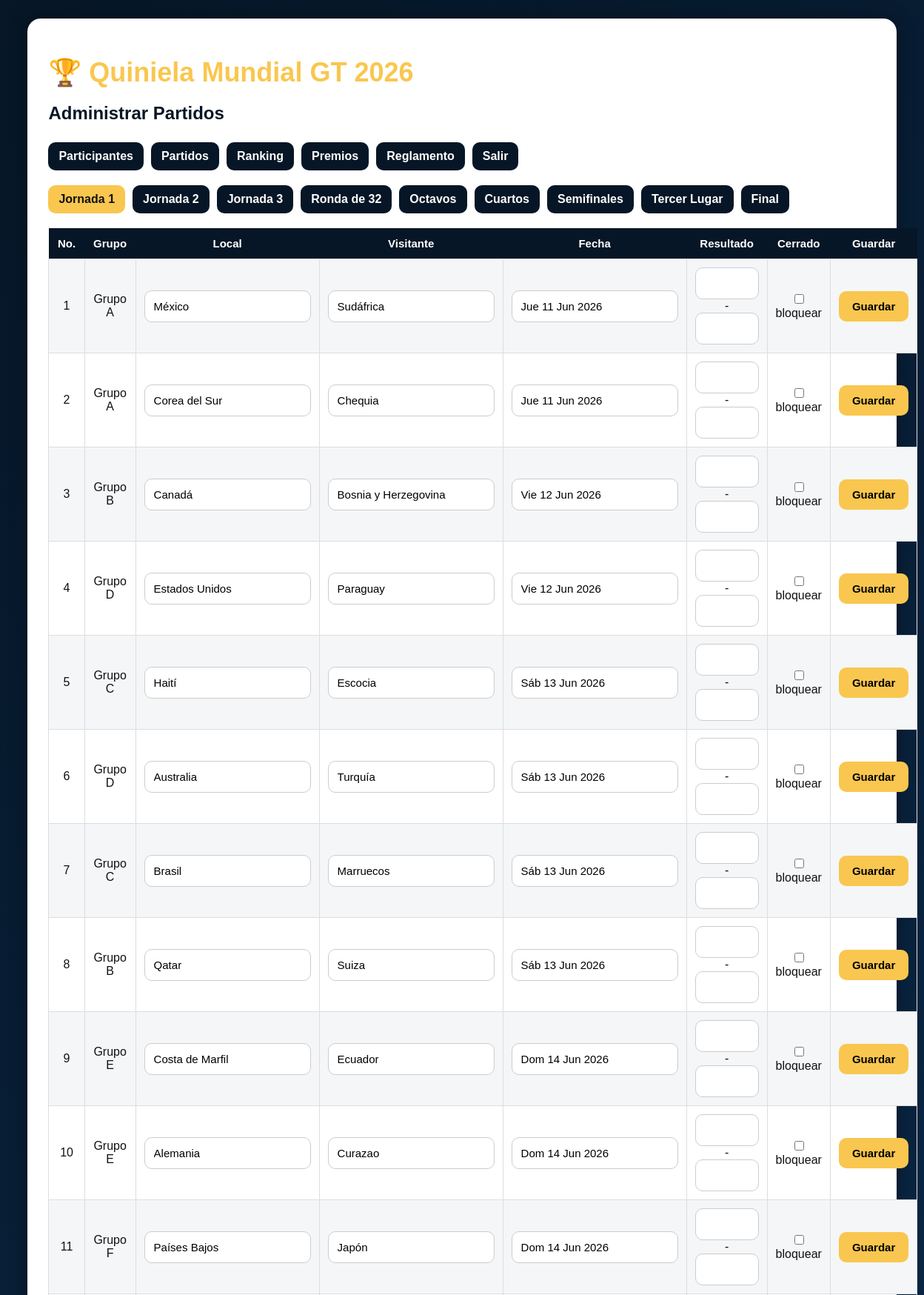
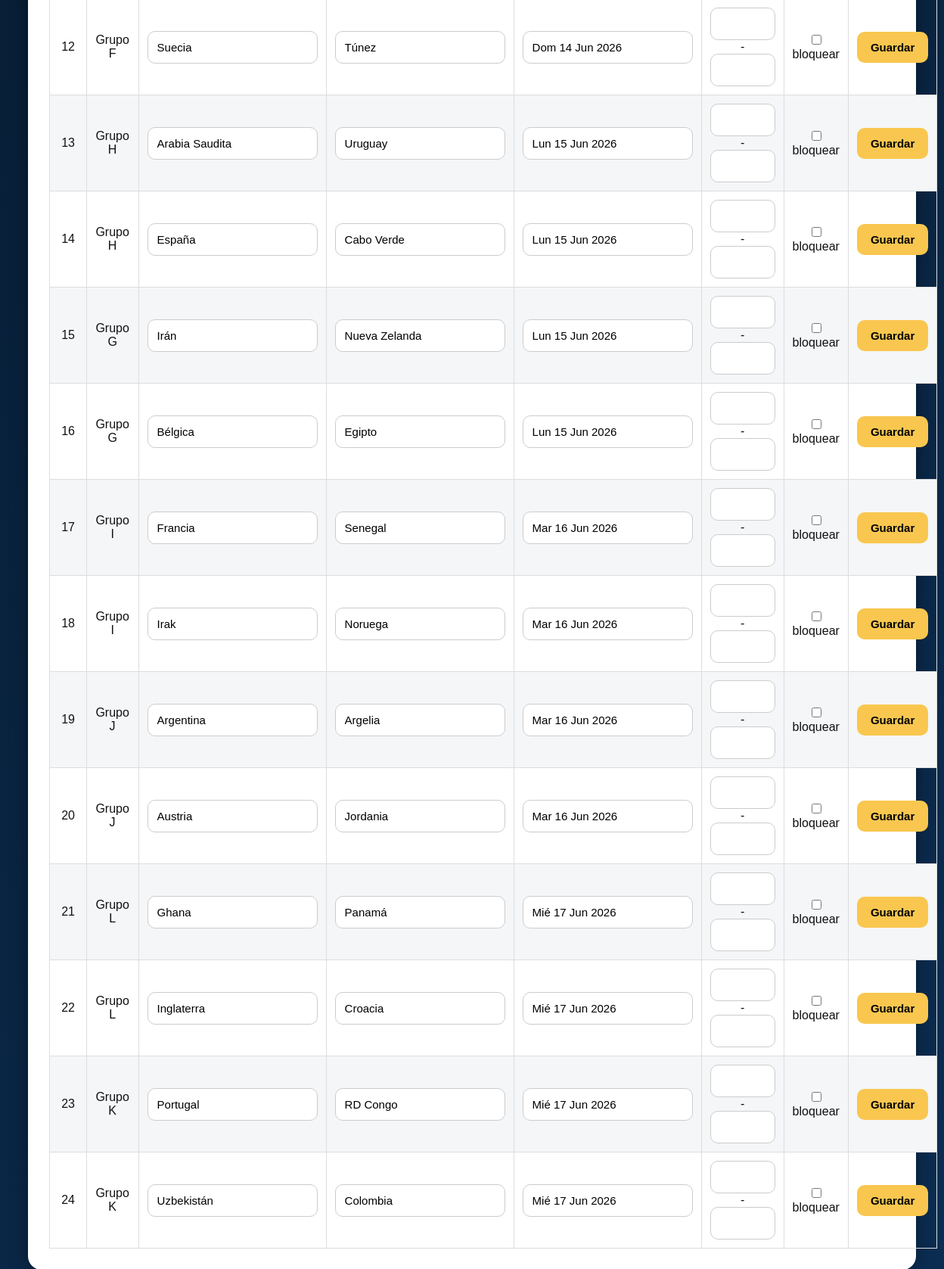
The app's page /admin/partidos (signed in) with its own data (2 pictures, top to bottom).
### models.py (models this page shows)
class Partido(db.Model):
    __tablename__ = "partidos"
    id = db.Column(db.Integer, primary_key=True)
    etapa = db.Column(db.String(50))
    grupo = db.Column(db.String(50))
    numero = db.Column(db.Integer)
    equipo_local = db.Column(db.String(100))
    equipo_visitante = db.Column(db.String(100))
    fecha_texto = db.Column(db.String(100))
    fecha_hora = db.Column(db.DateTime)
    goles_local = db.Column(db.Integer)
    goles_visitante = db.Column(db.Integer)
    cerrado = db.Column(db.Boolean, default=False)

### app.py (the view)
@app.route("/admin/partidos")
def admin_partidos():
    if not es_admin():
        return redirect("/")
    etapa = request.args.get("etapa", "Jornada 1")
    partidos = Partido.query.filter_by(etapa=etapa).order_by(Partido.numero).all()
    etapas = [x[0] for x in db.session.query(Partido.etapa).distinct().all()]
    return render_template(
        "admin_partidos.html",
        partidos=partidos,
        etapas=etapas,
        etapa=etapa
    )

### app.py (called while the page is built)
def usuario_actual():
    if "usuario_id" not in session:
        return None
    return Usuario.query.get(session["usuario_id"])

def es_admin():
    usuario = usuario_actual()
    return usuario and usuario.es_admin

### templates/admin_partidos.html (shortened to what this page needs)
<!DOCTYPE html>
<html>
<head>
    <link rel="stylesheet" href="{{ url_for('static', filename='css/style.css') }}">
</head>
<body>
<div class="container">
<div class="card">
<h1>🏆 Quiniela Mundial GT 2026</h1>
<h2>Administrar Partidos</h2>
<div class="nav">
    <a href="/admin">Participantes</a>
    <a href="/admin/partidos">Partidos</a>
    <a href="/ranking">Ranking</a>
    <a href="/premios">Premios</a>
    <a href="/reglamento">Reglamento</a>
    <a href="/logout">Salir</a>
</div>
<div class="nav">
{% for e in etapas %}
    <a class="{% if e == etapa %}gold{% endif %}" href="/admin/partidos?etapa={{ e }}">{{ e }}</a>
{% endfor %}
</div>
<table>
<tr><th>No.</th><th>Grupo</th><th>Local</th><th>Visitante</th><th>Fecha</th><th>Resultado</th><th>Cerrado</th><th>Guardar</th></tr>
{% for p in partidos %}
<tr>
<form method="POST" action="/admin/partido/{{ p.id }}">
<td>{{ p.numero }}</td>
<td>{{ p.grupo }}</td>
<td><input name="equipo_local" value="{{ p.equipo_local }}"></td>
<td><input name="equipo_visitante" value="{{ p.equipo_visitante }}"></td>
<td><input name="fecha_texto" value="{{ p.fecha_texto or '' }}"></td>
<td><input class="score-input" name="goles_local" value="{{ '' if p.goles_local is none else p.goles_local }}"> - <input class="score-input" name="goles_visitante" value="{{ '' if p.goles_visitante is none else p.goles_visitante }}"></td>
<td><input type="checkbox" name="cerrado" {% if p.cerrado %}checked{% endif %}> bloquear</td>
<td><button>Guardar</button></td>
</form>
</tr>
{% endfor %}
</table>
</div>
</div>
</body>
</html>

### static/css/style.css (style rules this page uses)
body { background: linear-gradient(135deg,#061626,#0b2d52); color:white; font-family: Arial, sans-serif; margin:0; }
.container { width:94%; margin:auto; padding:25px; }
.card { background:white; color:#111; padding:28px; border-radius:18px; box-shadow:0 0 25px rgba(0,0,0,.35); }
h1 { color:#f9c74f; font-size:36px; margin-bottom:10px; }
h2 { color:#061626; margin-bottom:25px; }
.nav { display:flex; flex-wrap:wrap; gap:10px; margin-bottom:20px; }
.nav a { background:#061626; color:white; padding:10px 14px; border-radius:10px; text-decoration:none; font-weight:bold; }
.nav a.gold { background:#f9c74f; color:#111; }
input { padding:12px; border-radius:10px; border:1px solid #ccc; color:#000; background:#fff; font-size:15px; }
button { background:#f9c74f; border:none; padding:12px 18px; border-radius:10px; cursor:pointer; font-weight:bold; font-size:15px; }
table { width:100%; border-collapse:collapse; margin-top:15px; }
th { background:#061626; color:white; padding:12px; font-size:15px; }
td { padding:11px; border:1px solid #ddd; text-align:center; }
tr:nth-child(even) { background:#f4f6f8; }
.score-input { width:60px; text-align:center; }

### records on screen
Partido: numero "1", grupo "Grupo A", equipo_local "México", equipo_visitante "Sudáfrica", fecha_texto "Jue 11 Jun 2026"
Partido: numero "2", grupo "Grupo A", equipo_local "Corea del Sur", equipo_visitante "Chequia", fecha_texto "Jue 11 Jun 2026"
Partido: numero "3", grupo "Grupo B", equipo_local "Canadá", equipo_visitante "Bosnia y Herzegovina", fecha_texto "Vie 12 Jun 2026"
Partido: numero "4", grupo "Grupo D", equipo_local "Estados Unidos", equipo_visitante "Paraguay", fecha_texto "Vie 12 Jun 2026"
Partido: numero "5", grupo "Grupo C", equipo_local "Haití", equipo_visitante "Escocia", fecha_texto "Sáb 13 Jun 2026"
Partido: numero "6", grupo "Grupo D", equipo_local "Australia", equipo_visitante "Turquía", fecha_texto "Sáb 13 Jun 2026"
Partido: numero "7", grupo "Grupo C", equipo_local "Brasil", equipo_visitante "Marruecos", fecha_texto "Sáb 13 Jun 2026"
Partido: numero "8", grupo "Grupo B", equipo_local "Qatar", equipo_visitante "Suiza", fecha_texto "Sáb 13 Jun 2026"
Partido: numero "9", grupo "Grupo E", equipo_local "Costa de Marfil", equipo_visitante "Ecuador", fecha_texto "Dom 14 Jun 2026"
Partido: numero "10", grupo "Grupo E", equipo_local "Alemania", equipo_visitante "Curazao", fecha_texto "Dom 14 Jun 2026"
Partido: numero "11", grupo "Grupo F", equipo_local "Países Bajos", equipo_visitante "Japón", fecha_texto "Dom 14 Jun 2026"
Partido: numero "12", grupo "Grupo F", equipo_local "Suecia", equipo_visitante "Túnez", fecha_texto "Dom 14 Jun 2026"
Partido: numero "13", grupo "Grupo H", equipo_local "Arabia Saudita", equipo_visitante "Uruguay", fecha_texto "Lun 15 Jun 2026"
Partido: numero "14", grupo "Grupo H", equipo_local "España", equipo_visitante "Cabo Verde", fecha_texto "Lun 15 Jun 2026"
Partido: numero "15", grupo "Grupo G", equipo_local "Irán", equipo_visitante "Nueva Zelanda", fecha_texto "Lun 15 Jun 2026"
Partido: numero "16", grupo "Grupo G", equipo_local "Bélgica", equipo_visitante "Egipto", fecha_texto "Lun 15 Jun 2026"
Partido: numero "17", grupo "Grupo I", equipo_local "Francia", equipo_visitante "Senegal", fecha_texto "Mar 16 Jun 2026"
Partido: numero "18", grupo "Grupo I", equipo_local "Irak", equipo_visitante "Noruega", fecha_texto "Mar 16 Jun 2026"
Partido: numero "19", grupo "Grupo J", equipo_local "Argentina", equipo_visitante "Argelia", fecha_texto "Mar 16 Jun 2026"
Partido: numero "20", grupo "Grupo J", equipo_local "Austria", equipo_visitante "Jordania", fecha_texto "Mar 16 Jun 2026"
Partido: numero "21", grupo "Grupo L", equipo_local "Ghana", equipo_visitante "Panamá", fecha_texto "Mié 17 Jun 2026"
Partido: numero "22", grupo "Grupo L", equipo_local "Inglaterra", equipo_visitante "Croacia", fecha_texto "Mié 17 Jun 2026"
Partido: numero "23", grupo "Grupo K", equipo_local "Portugal", equipo_visitante "RD Congo", fecha_texto "Mié 17 Jun 2026"
Partido: numero "24", grupo "Grupo K", equipo_local "Uzbekistán", equipo_visitante "Colombia", fecha_texto "Mié 17 Jun 2026"

### other values on screen
{{ e }} "Jornada 1" "Jornada 2" "Jornada 3" "Ronda de 32" "Octavos" "Cuartos" "Semifinales" "Tercer Lugar" "Final"
